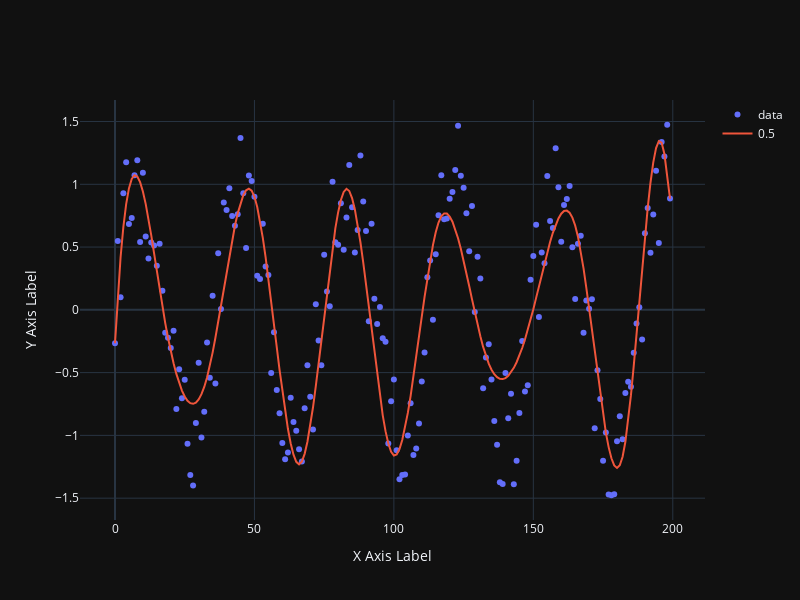

Write notebook code for a chart like this one.
### Markdown cell above
------

## Scope

Here is a quantile regression computation over a numerical vector:

### Code cell
vec_data = np.sin(np.arange(1, 201) / 6) + np.random.uniform(-0.5, 0.5, 200)
q_funcs = quantile_regression(vec_data, knots = 12, probs = 0.5)

vec_data2 = np.column_stack((np.arange(len(vec_data)), vec_data))
qr_plot(data = vec_data2, q_funcs = q_funcs, probs = [0.5,]).show()

### Figure 1 — Plotly figure (JSON) as saved in the notebook; plotly's stock layout.template omitted (floating-point values rounded to 4 significant figures; data arrays with more than 128 entries replaced by an {"elided": "..."} marker saying what was removed)
{"data": [{"mode": "markers", "name": "data", "type": "scatter", "x": {"elided": "200 int values"}, "y": {"elided": "200 float values"}}, {"mode": "lines", "name": "0.5", "type": "scatter", "x": {"elided": "200 int values"}, "y": {"elided": "200 float values"}}], "layout": {"height": 600, "width": 800, "xaxis": {"title": {"text": "X Axis Label"}}, "yaxis": {"title": {"text": "Y Axis Label"}}}}
